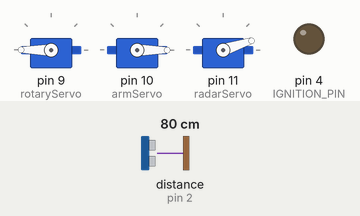
Simulated run of this sketch. Board: Arduino Uno, built with avr-gcc and run on an emulated ATmega328P. On the bench: 3 × servo, output pins drawn as LEDs (lit = HIGH). Wiring (inferred from the names in the program): ultrasonic range finder: trigger pin 3; echo pin 2. The test bench sets the inputs (shaded band); at power-on: distance to the obstacle (sensor on pin 2) 80 cm. The echo pulse lasts 58.3 µs per cm; pins used as bus, display or sensor lines are not drawn. At 6.5 s the program stops and its outputs stay as they are.

Above: at 4.2 s.
4.3 s: distance to the obstacle (sensor on pin 2) set to 2 cm
At 4.8 s:
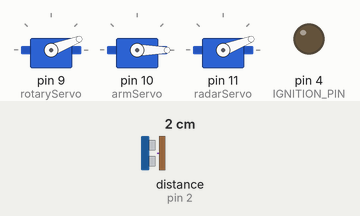
At 7.1 s:
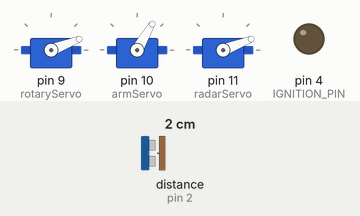
Timing chart, 0 to 8.0 s (numbered marks = the images above; inputs shaded):
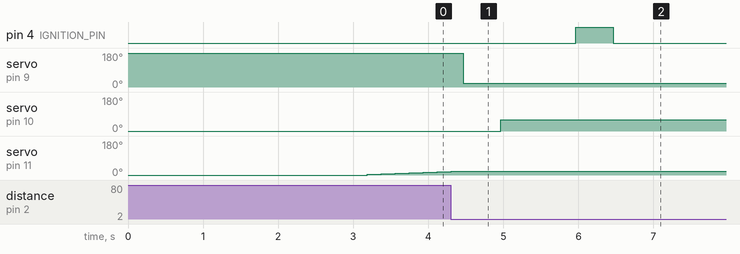

The sketch:

Missile_Launch_Full.ino
```cpp
/*
  ---------------------------------------------------------
  Project : DIY Auto Target Missile Launcher
  Channel : AmithLabs
  Author  : Amith Wijekoon
  ---------------------------------------------------------

  This Arduino project demonstrates a simple automatic
  targeting system inspired by radar-based defense systems.

  The ultrasonic sensor scans the environment using a servo
  motor (radar servo). When an object is detected within the
  defined target distance, the launcher rotates, raises the
  arm, and activates an ignition module.

  This project is intended for educational and demonstration
  purposes related to Arduino, robotics, and automation.

  ---------------------------------------------------------
  Hardware Connections
  ---------------------------------------------------------

  Ultrasonic Sensor
    TRIG -> Pin 3
    ECHO -> Pin 2

  Servos
    Rotary Servo      -> Pin 9
    Up/Down Servo     -> Pin 10
    Radar Servo       -> Pin 11

  Ignition Output
    Ignition Coil -> Pin 4

  ---------------------------------------------------------
*/

#include <Servo.h>

// Servo objects
Servo rotaryServo;
Servo armServo;
Servo radarServo;

// Pin definitions
#define TRIG_PIN 3
#define ECHO_PIN 2
#define IGNITION_PIN 4

// System parameters
#define TARGET_DISTANCE 50   // cm
#define FIRE_TIME 500        // ignition time in milliseconds

// Initial positions
#define ROTARY_INITIAL 190
#define ARM_INITIAL 0
#define RADAR_INITIAL 0

// Fire position
#define ARM_FIRE_POS 60

// Radar scan range
#define RADAR_MIN 0
#define RADAR_MAX 180

// ---------------------------------------------------------
// Function: Read ultrasonic distance with filtering
// ---------------------------------------------------------

float readDistanceFiltered()
{
  float readings[5];

  for (int i = 0; i < 5; i++)
  {
    digitalWrite(TRIG_PIN, LOW);
    delayMicroseconds(5);

    digitalWrite(TRIG_PIN, HIGH);
    delayMicroseconds(10);
    digitalWrite(TRIG_PIN, LOW);

    long duration = pulseIn(ECHO_PIN, HIGH, 30000);
    readings[i] = duration * 0.034 / 2;

    delay(20);
  }

  // Find highest and lowest values
  float maxVal = readings[0];
  float minVal = readings[0];
  float sum = 0;

  for (int i = 0; i < 5; i++)
  {
    if (readings[i] > maxVal) maxVal = readings[i];
    if (readings[i] < minVal) minVal = readings[i];
    sum += readings[i];
  }

  // Remove highest and lowest
  sum = sum - maxVal - minVal;

  // Average remaining 3 values
  return sum / 3.0;
}

// ---------------------------------------------------------
// Arduino Setup
// ---------------------------------------------------------

void setup()
{
  // Attach servos
  rotaryServo.attach(9);
  armServo.attach(10);
  radarServo.attach(11);

  // Pin modes
  pinMode(TRIG_PIN, OUTPUT);
  pinMode(ECHO_PIN, INPUT);
  pinMode(IGNITION_PIN, OUTPUT);

  digitalWrite(IGNITION_PIN, LOW);

  // Move servos to initial positions
  rotaryServo.write(ROTARY_INITIAL);
  armServo.write(ARM_INITIAL);
  radarServo.write(RADAR_INITIAL);

  // Wait for system stabilization
  delay(3000);
}

// ---------------------------------------------------------
// Main Program (runs once)
// ---------------------------------------------------------

void loop()
{

  // Radar scanning
  for (int angle = RADAR_MIN; angle <= RADAR_MAX; angle += 3)
  {

    radarServo.write(angle);
    delay(60);

    float distance = readDistanceFiltered();

    // Target detected
    if (distance > 0 && distance <= TARGET_DISTANCE)
    {

      // Stop scanning
      radarServo.write(angle);

      // Rotate launcher to target direction
      rotaryServo.write(angle);

      delay(500);

      // Raise launcher arm
      armServo.write(ARM_FIRE_POS);

      delay(1000);

      // Fire ignition
      digitalWrite(IGNITION_PIN, HIGH);
      delay(FIRE_TIME);
      digitalWrite(IGNITION_PIN, LOW);

      // End program
      while (true);
    }
  }

  // If no target detected, stop program
  while (true);
}
```

Measured:
- after the input at 4.3 s, pin 4 (IGNITION_PIN): LOW → HIGH after 1.7 s, → LOW 0.50 s later; servo on pin 9 (rotaryServo): 180° → 21° after 0.17 s; servo on pin 10 (armServo): 0° → 60° after 0.67 s; servo on pin 11 (radarServo): goes on until 4.3 s, then stays 21°
